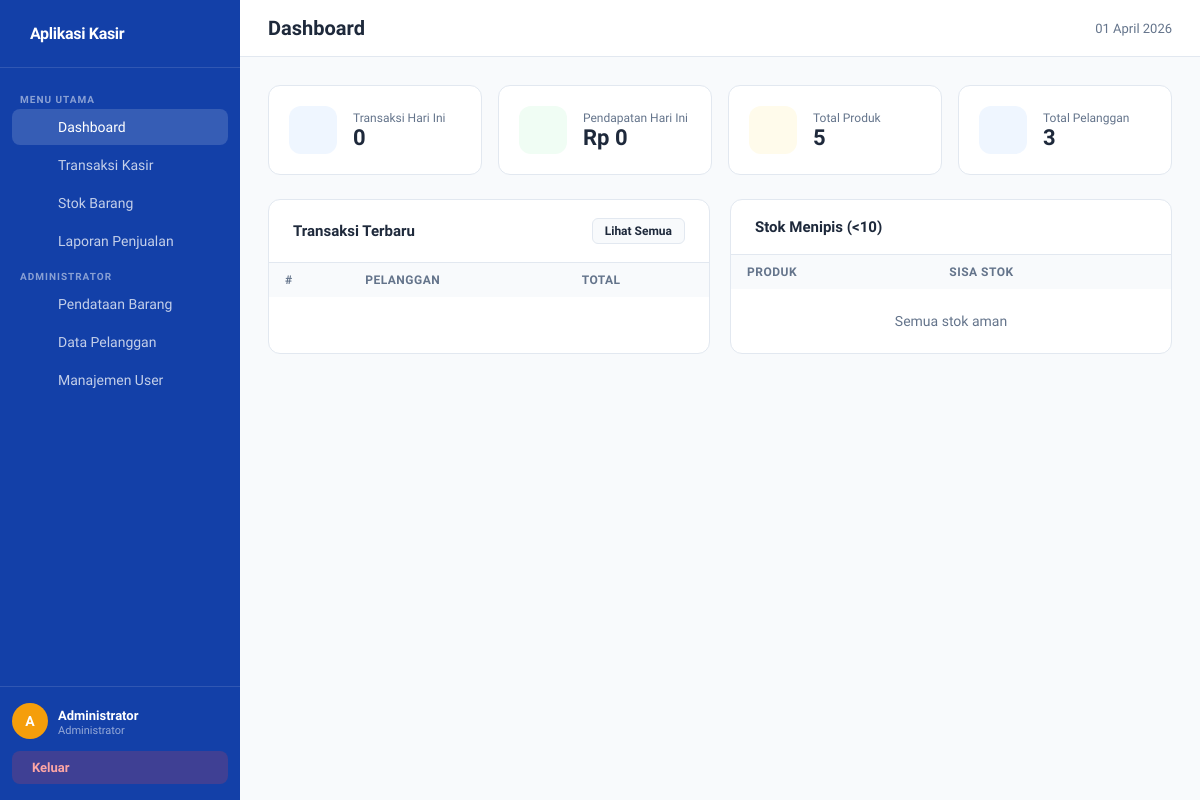
Before: /pages/dashboard.php (signed in) with the older database file.
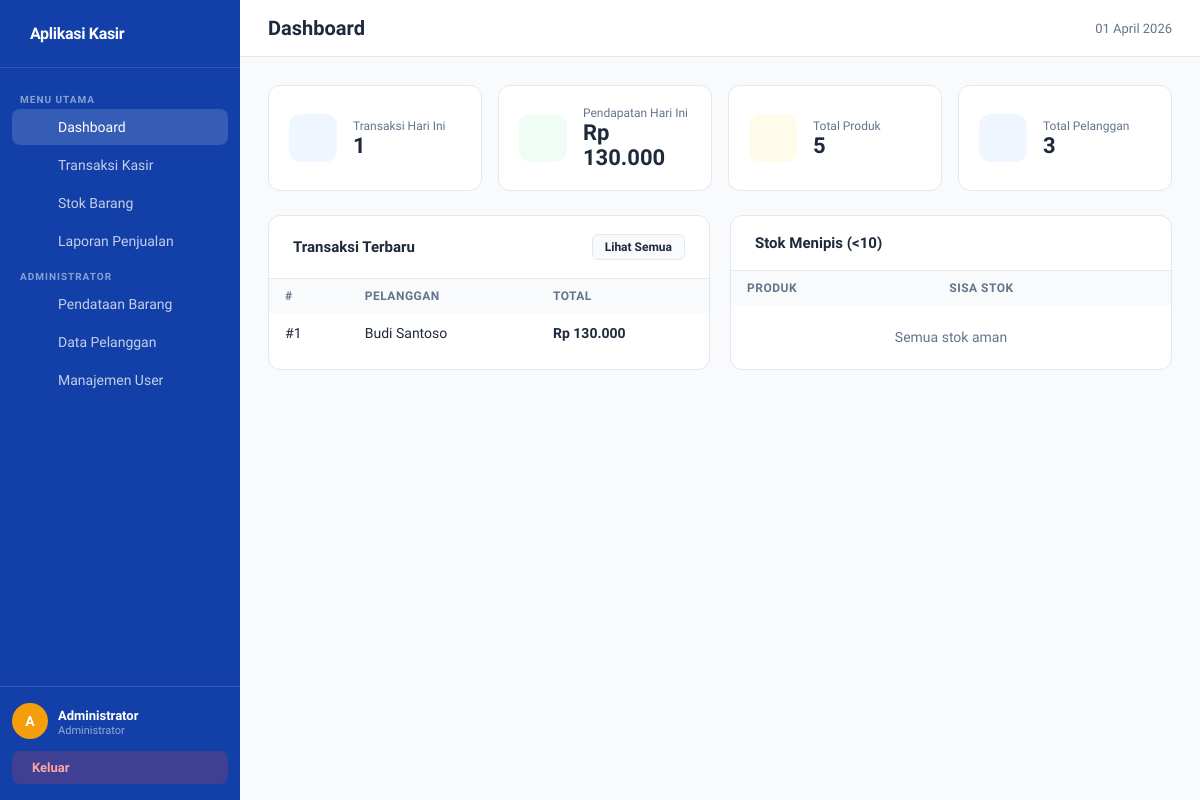
After: the same page with the newer database file.
### tables this page shows
CREATE TABLE `penjualan` (
  `PenjualanID` int NOT NULL,
  `TanggalPenjualan` date NOT NULL,
  `TotalHarga` decimal(10,2) NOT NULL DEFAULT '0.00',
  `PelangganID` int DEFAULT NULL,
  `UserID` int DEFAULT NULL
);

CREATE TABLE `pelanggan` (
  `PelangganID` int NOT NULL,
  `NamaPelanggan` varchar(255) NOT NULL,
  `Alamat` text,
  `NomorTelepon` varchar(15) DEFAULT NULL
);

### pages/dashboard.php (the view, shortened to what this page needs)
<?php
$db = Database::getInstance()->getConn();
$totalProduk    = $db->query("SELECT COUNT(*) FROM produk")->fetch_row()[0];
$totalPelanggan = $db->query("SELECT COUNT(*) FROM pelanggan")->fetch_row()[0];
$totalPenjualan = $db->query("SELECT COUNT(*) FROM penjualan WHERE TanggalPenjualan = CURDATE()")->fetch_row()[0];
$totalPendapatan= $db->query("SELECT COALESCE(SUM(TotalHarga),0) FROM penjualan WHERE TanggalPenjualan = CURDATE()")->fetch_row()[0];
$stokMenipis    = $db->query("SELECT * FROM produk WHERE Stok < 10 ORDER BY Stok")->fetch_all(MYSQLI_ASSOC);
$transaksiTerbaru = $db->query(
    "SELECT p.*, pl.NamaPelanggan FROM penjualan p
     LEFT JOIN pelanggan pl ON p.PelangganID = pl.PelangganID
     ORDER BY p.PenjualanID DESC LIMIT 5"
)->fetch_all(MYSQLI_ASSOC);
include '../includes/header.php';
?>
<div class="topbar"><h1><i class="ph-bold ph-squares-four"></i> Dashboard</h1><span style="font-size:13px;color:var(--muted)"><?= date('d F Y') ?></span></div>
<div class="content">
  <div class="stat-grid">
    <div class="stat-card">
      <div class="stat-icon blue"><i class="ph-fill ph-receipt"></i></div>
      <div><div class="stat-label">Transaksi Hari Ini</div><div class="stat-value"><?= $totalPenjualan ?></div></div>
    </div>
    <div class="stat-card">
      <div class="stat-icon green"><i class="ph-fill ph-currency-circle-dollar"></i></div>
      <div><div class="stat-label">Pendapatan Hari Ini</div><div class="stat-value">Rp <?= number_format($totalPendapatan,0,',','.') ?></div></div>
    </div>
    <div class="stat-card">
      <div class="stat-icon amber"><i class="ph-fill ph-package"></i></div>
      <div><div class="stat-label">Total Produk</div><div class="stat-value"><?= $totalProduk ?></div></div>
    </div>
    <div class="stat-card">
      <div class="stat-icon blue"><i class="ph-fill ph-users"></i></div>
      <div><div class="stat-label">Total Pelanggan</div><div class="stat-value"><?= $totalPelanggan ?></div></div>
    </div>
  </div>
  <div style="display:grid;grid-template-columns:1fr 1fr;gap:20px">
    <div class="card">
      <div class="card-header"><h2>Transaksi Terbaru</h2>
        <a href="laporan.php" class="btn btn-secondary btn-sm">Lihat Semua</a>
      </div>
      <table>
        <thead><tr><th>#</th><th>Pelanggan</th><th>Total</th></tr></thead>
        <tbody>
        <?php foreach ($transaksiTerbaru as $t): ?>
          <tr>
            <td>#<?= $t['PenjualanID'] ?></td>
            <td><?= htmlspecialchars($t['NamaPelanggan'] ?? 'Umum') ?></td>
            <td><strong>Rp <?= number_format($t['TotalHarga'],0,',','.') ?></strong></td>
          </tr>
        <?php endforeach; ?>
        </tbody>
      </table>
    </div>
    <div class="card">
      <div class="card-header"><h2><i class="ph-bold ph-warning"></i> Stok Menipis (&lt;10)</h2></div>
      <table>
        <thead><tr><th>Produk</th><th>Sisa Stok</th></tr></thead>
        <tbody>
        <?php if (empty($stokMenipis)): ?>
          <tr><td colspan="2" style="text-align:center;color:var(--muted);padding:24px">Semua stok aman <i class="ph-bold ph-check-circle" style="color:var(--success);"></i></td></tr>
        <?php endif; ?>
        </tbody>
      </table>
    </div>
  </div>
</div>
<?php include '../includes/footer.php'; ?>

Changed rows visible on the page:
added penjualan: PenjualanID "1", PelangganID.NamaPelanggan "Budi Santoso", TotalHarga "130.000"
Other visible differences:
$totalPenjualan: "0" → "1"
$totalPendapatan: "0" → "130.000"
